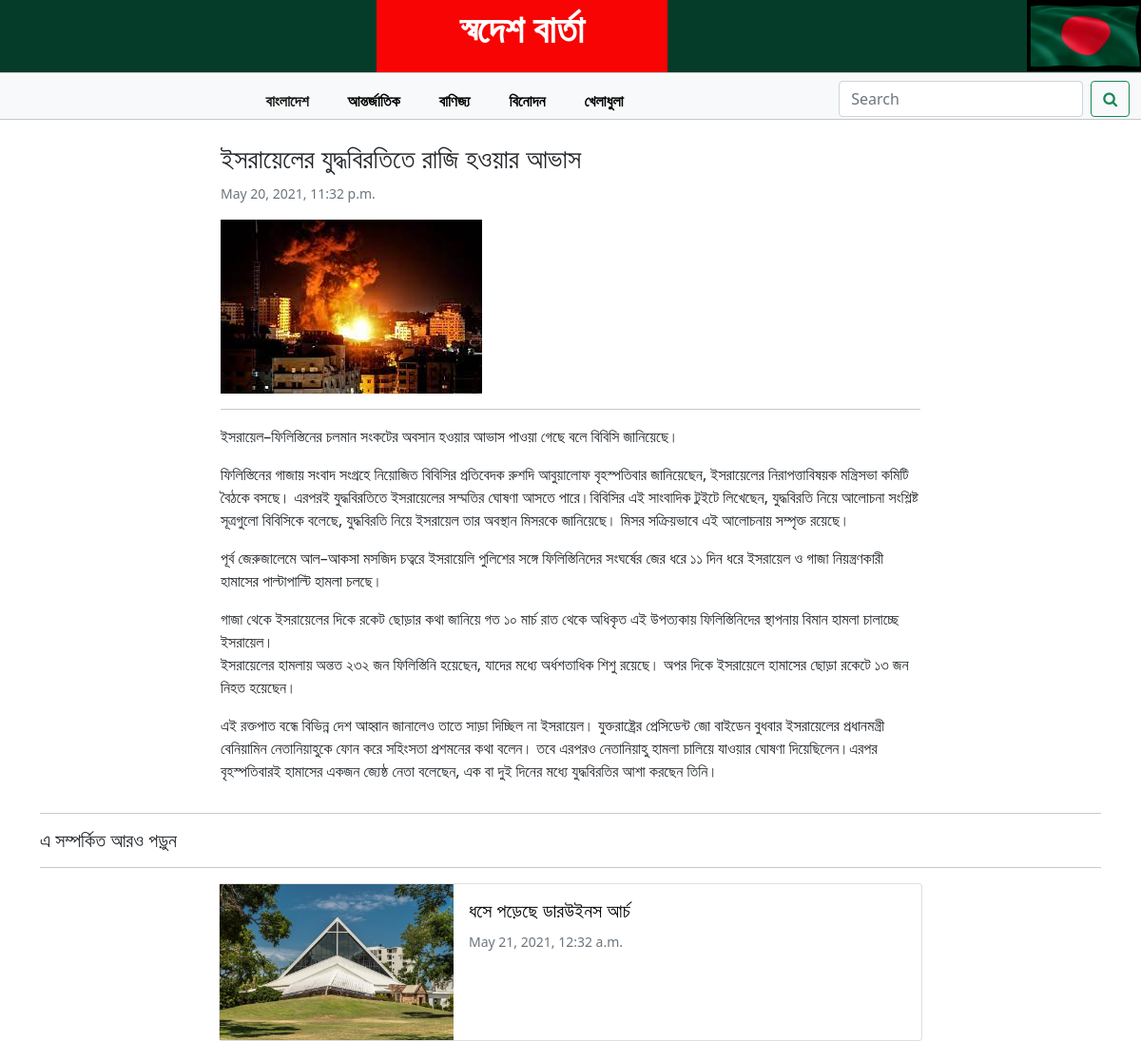
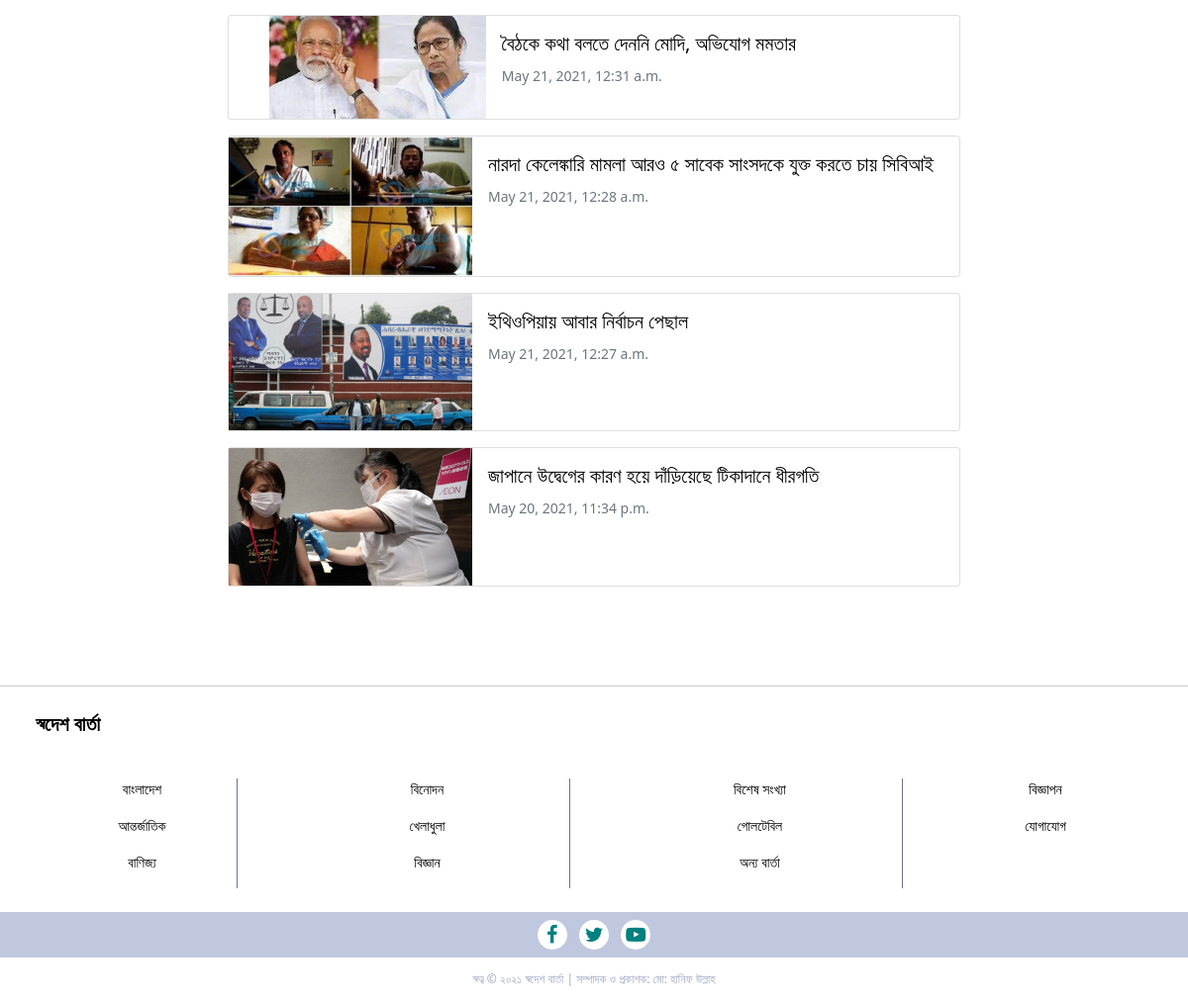
The page /news_details/2/International on the database its author committed (2 pictures, top to bottom).
### newspaper_project/models.py (models this page shows, shortened)
class International(models.Model):
    Title = models.CharField(max_length=300)
    Content = models.TextField()
    content_image = models.ImageField(upload_to='International_pic',verbose_name='Uplod Image')
    publish_time = models.DateTimeField(auto_now_add=True,null=True,blank=True)
    class Meta:
        ordering = ('-publish_time', )

### newspaper_project/views.py (the view)
# urls.py: path('news_details/<pk>/<table>', views.news_details, name='news_details'),
def news_details(request,pk,table):
    news = getattr(models, table).objects.get(pk=pk)
    related_news = getattr(models, table).objects.exclude(pk=pk)[:5]
    diction = {'news':news,'related_news':related_news}
    return render(request,'newspaper_project/news_details.html',context=diction)

### newspaper_project/templatetags/custom_filters.py (called while the page is built)
def model_name(value):
    return value.__class__.__name__

### templates/newspaper_project/news_details.html (shortened to what this page needs)
{% extends 'base.html' %}
{% load custom_filters %}
{% block body_block %}
    <div class="row">
        <div class="col-sm-8 mx-auto">
            <h3>{{ news.Title }}</h3>
            <p class="card-text"><small class="text-muted">{{ news.publish_time }}</small></p>
            <img src="/media/{{ news.content_image }}" alt="" class="img-fluid">
            <hr>
            <p>{{ news.Content|linebreaks }}</p>
        </div>
    </div>
    <hr>
    <h5>এ সম্পর্কিত আরও পড়ুন</h5>
    <hr>
    {% for rel_news in related_news %}
            <div class="card mb-3 mx-auto" style="max-width: 740px;">
                <div class="row g-0 mx-auto">
                    <div class="col-sm-4">
                    <img src="/media/{{ rel_news.content_image }}" alt="{{rel_news.Title}}" class="img-fluid">
                    </div>
                    <div class="col-md-8">
                    <div class="card-body">
                        <a href="{% url 'newspaper_project:news_details' pk=rel_news.pk table=rel_news|model_name %}" style="text-decoration:none;color:black;"><h5 class="card-title">{{rel_news.Title}}</h5></a>
                        <p class="card-text"><small class="text-muted">{{ rel_news.publish_time }}</small></p>
                    </div>
                    </div>
                </div>
            </div>
    {% endfor %}
{% endblock body_block %}

### rows shown on the page
International: Title "ইসরায়েলের যুদ্ধবিরতিতে রাজি হওয়ার আভাস", publish_time "May 20, 2021, 11:32 p.m.", content_image (picture), Content "ইসরায়েল–ফিলিস্তিনের চলমান সংকটের অবসান হওয়ার আভাস পাওয়া গেছে বলে বিবিসি জানিয়েছে। ফিলিস্তিনের গাজায় সংবাদ সংগ্রহে নিয়োজিত বিবিসির প্রতিবেদক রুশদি আবুয়ালোফ বৃহস্পতিবার জানিয়েছেন, ইসরায়েলের নিরাপত্তাবিষয়ক মন্ত্রিসভা কমিটি বৈঠকে বসছে। এরপরই যুদ্ধবিরতিতে ইসরায়েলের সম্মতির ঘোষণা আসতে পারে।বিবিসির এই সাংবাদিক টুইটে লিখেছেন, যুদ্ধবিরতি নিয়ে আলোচনা সংশ্লিষ্ট সূত্রগুলো বিবিসিকে বলেছে, যুদ্ধবিরতি নিয়ে ইসরায়েল তার অবস্থান মিসরকে জানিয়েছে। মিসর সক্রিয়ভাবে এই আলোচনায় সম্পৃক্ত রয়েছে। পূর্ব জেরুজালেমে আল–আকসা মসজিদ চত্বরে ইসরায়েলি পুলিশের সঙ্গে ফিলিস্তিনিদের সংঘর্ষের জের ধরে ১১ দিন ধরে ইসরায়েল ও গাজা নিয়ন্ত্রণকারী হামাসের পাল্টাপাল্টি হামলা চলছে। গাজা থেকে ইসরায়েলের দিকে রকেট ছোড়ার কথা জানিয়ে গত ১০ মার্চ…"
International: content_image (picture), Title "ধসে পড়েছে ডারউইনস আর্চ", publish_time "May 21, 2021, 12:32 a.m."
International: content_image (picture), Title "বৈঠকে কথা বলতে দেননি মোদি, অভিযোগ মমতার", publish_time "May 21, 2021, 12:31 a.m."
International: content_image (picture), Title "নারদা কেলেঙ্কারি মামলা আরও ৫ সাবেক সাংসদকে যুক্ত করতে চায় সিবিআই", publish_time "May 21, 2021, 12:28 a.m."
International: content_image (picture), Title "ইথিওপিয়ায় আবার নির্বাচন পেছাল", publish_time "May 21, 2021, 12:27 a.m."
International: content_image (picture), Title "জাপানে উদ্বেগের কারণ হয়ে দাঁড়িয়েছে টিকাদানে ধীরগতি", publish_time "May 20, 2021, 11:34 p.m."
